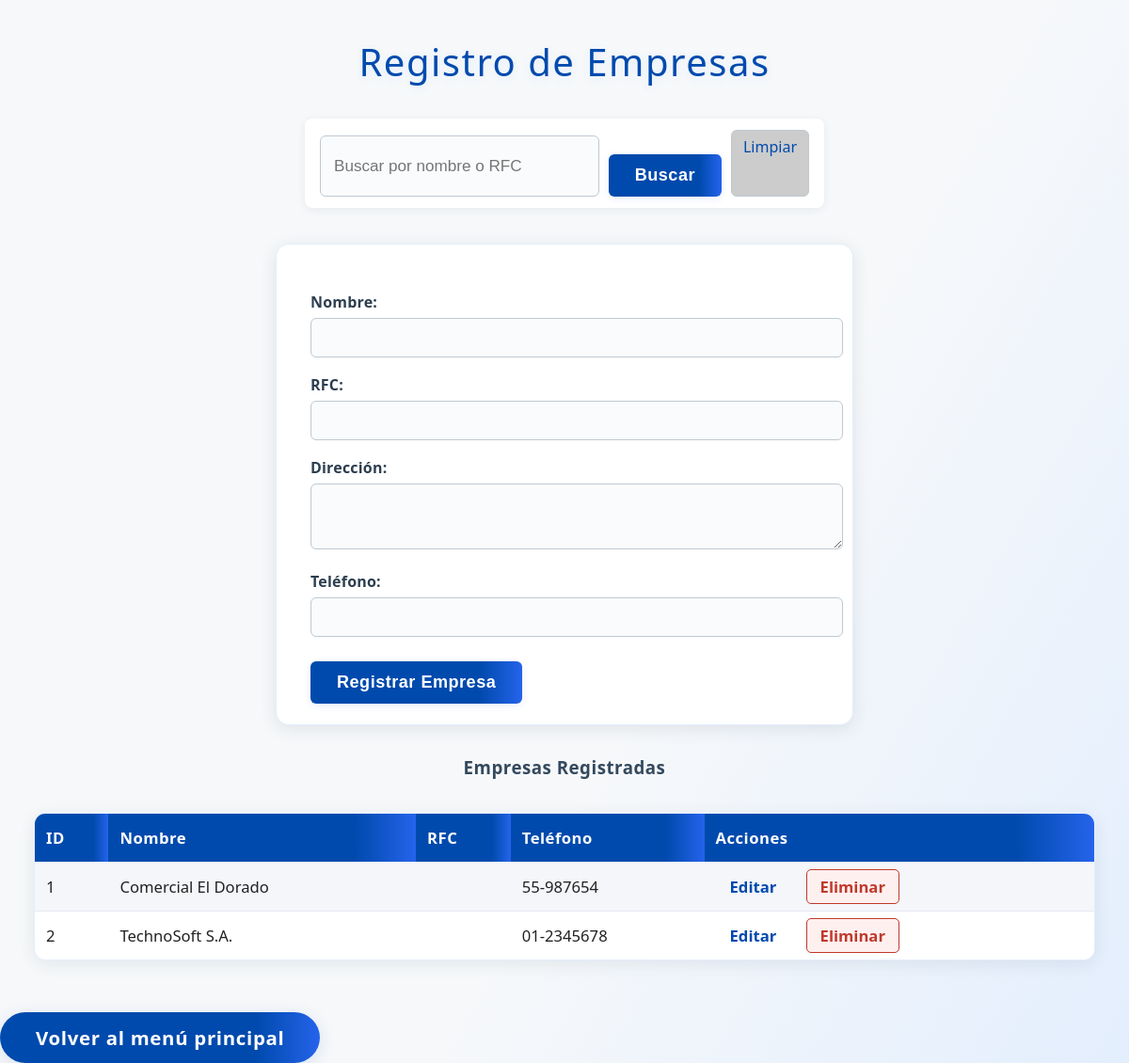
/MGBcontable/registro_empresa.php (signed in), run on the app's committed database.
### tables this page shows
CREATE TABLE empresas (
    id INT AUTO_INCREMENT PRIMARY KEY,
    nombre VARCHAR(100) NOT NULL,
    direccion TEXT,
    telefono VARCHAR(20),
    email VARCHAR(100),
    ruc VARCHAR(20),
    moneda_simbolo VARCHAR(5) DEFAULT '$',
    moneda_codigo VARCHAR(3) DEFAULT 'MXN',
    moneda_nombre VARCHAR(50) DEFAULT 'Peso Mexicano',
    fecha_registro TIMESTAMP DEFAULT CURRENT_TIMESTAMP,
    activo TINYINT(1) DEFAULT 1
);

### MGBcontable/registro_empresa.php (the view, shortened to what this page needs)
<?php
include 'php/conexion.php';
$filtro = "";
$edit = false;
$empresa_edit = null;
$empresas = $conn->query("SELECT * FROM empresas $filtro ORDER BY nombre");
?>
<!DOCTYPE html>
<html lang="es">
<head>
    <link rel="stylesheet" href="css/styles.css">
</head>
<body>
    <h2>Registro de Empresas</h2>
    <form class="buscar-form" method="get" action="registro_empresa.php">
        <input type="text" name="buscar" placeholder="Buscar por nombre o RFC" value="<?= isset($_GET['buscar']) ? htmlspecialchars($_GET['buscar']) : '' ?>">
        <button type="submit">Buscar</button>
        <a href="registro_empresa.php" style="padding: 6px 12px; background: #ccc; text-decoration: none;">Limpiar</a>
    </form>
    <form method="post" onsubmit="return validarEmpresa();">
        <label>Nombre:
            <input type="text" name="nombre" id="nombre" required value="<?= $edit && $empresa_edit ? htmlspecialchars($empresa_edit['nombre']) : '' ?>">
        </label>
        <label>RFC:
            <input type="text" name="rfc" value="<?= $edit && $empresa_edit ? htmlspecialchars($empresa_edit['rfc']) : '' ?>">
        </label>
        <label>Dirección:
            <textarea name="direccion" rows="3"><?= $edit && $empresa_edit ? htmlspecialchars($empresa_edit['direccion']) : '' ?></textarea>
        </label>
        <label>Teléfono:
            <input type="text" name="telefono" value="<?= $edit && $empresa_edit ? htmlspecialchars($empresa_edit['telefono']) : '' ?>">
        </label>
        <button type="submit"><?= $edit ? 'Actualizar Empresa' : 'Registrar Empresa' ?></button>
    </form>
    <h3>Empresas Registradas</h3>
    <table>
        <tr>
            <th>ID</th>
            <th>Nombre</th>
            <th>RFC</th>
            <th>Teléfono</th>
            <th>Acciones</th>
        </tr>
        <?php while($row = $empresas->fetch_assoc()): ?>
        <tr>
            <td><?= $row['id'] ?></td>
            <td><?= htmlspecialchars($row['nombre']) ?></td>
            <td><?= htmlspecialchars($row['rfc']) ?></td>
            <td><?= htmlspecialchars($row['telefono']) ?></td>
            <td class="acciones">
                <a href="registro_empresa.php?editar=<?= $row['id'] ?>">Editar</a>
                <a href="registro_empresa.php?eliminar=<?= $row['id'] ?>" onclick="return confirmarEliminacion();">Eliminar</a>
            </td>
        </tr>
        <?php endwhile; ?>
    </table>
    <p><a href="index.php" class="volver-btn">Volver al menú principal</a></p>
</body>
</html>

### MGBcontable/css/styles.css (style rules this page uses)
body { font-family: 'Segoe UI', Arial, sans-serif; margin: 0; padding: 0; background: #004aad; min-height: 100vh; }
h2 { color: #004aad; margin-top: 0; font-size: 1.4rem; font-weight: 500; }
p { color: #222; font-size: 1.08rem; margin-bottom: 0; }
button { padding: 12px 36px; margin-top: 22px; border: none; border-radius: 5px; background: linear-gradient(90deg, #004aad 70%, #1976d2 100%); color: #fff; font-size: 1rem; font-weight: 500; cursor: pointer; box-shadow: 0 2px 8px #004aad22; transition: background 0.2s, transform 0.1s; }

### MGBcontable/registro_empresa.php (style rules this page uses)
body { font-family: 'Segoe UI', Arial, sans-serif; background: linear-gradient(120deg, #f6f8fa 60%, #e3eefd 100%); color: #222; margin: 0; padding: 0; min-height: 100vh; }
h2 { text-align: center; margin-top: 38px; font-size: 2.5em; letter-spacing: 1.5px; color: #004aad; text-shadow: 0 2px 8px #e3eefd; }
h3 { text-align: center; margin-top: 32px; color: #34495e; font-weight: 600; letter-spacing: 0.5px; }
.buscar-form { max-width: 520px; margin: 0 auto 28px auto; display: flex; gap: 10px; background: #fff; border-radius: 8px; box-shadow: 0 2px 10px rgba(44,62,80,0.07); padding: 12px 16px; }
.buscar-form input { flex: 1; padding: 9px 14px; border-radius: 6px; border: 1.5px solid #bfc9d1; font-size: 1.07em; background: #f9fbfc; color: #222; transition: border 0.2s, box-shadow 0.2s; }
.buscar-form button { padding: 9px 22px; background: linear-gradient(90deg, #004aad 80%, #2563eb 100%); color: #fff; border: none; border-radius: 6px; font-size: 1.07em; font-weight: 600; cursor: pointer; transition: background 0.2s, box-shadow 0.2s; box-shadow: 0 2px 6px rgba(0,74,173,0.08); }
.buscar-form a { padding: 9px 18px; background: #e3eefd; color: #004aad; border-radius: 6px; text-decoration: none; font-weight: 500; border: 1.5px solid #bfc9d1; transition: background 0.2s, color 0.2s, border 0.2s; }
form[method="post"] { background: #fff; max-width: 540px; margin: 38px auto 28px auto; padding: 32px 36px 22px 36px; border-radius: 14px; box-shadow: 0 4px 18px rgba(44,62,80,0.11); border: 1.5px solid #e3eefd; }
label { display: block; margin-top: 18px; font-weight: 600; color: #2c3e50; letter-spacing: 0.2px; }
input, textarea { width: 100%; padding: 10px 12px; margin-top: 6px; border-radius: 6px; border: 1.5px solid #bfc9d1; font-size: 1.07em; background: #f9fbfc; color: #222; transition: border 0.2s, box-shadow 0.2s; }
button[type="submit"] { margin-top: 26px; padding: 12px 28px; background: linear-gradient(90deg, #004aad 80%, #2563eb 100%); color: #fff; border: none; border-radius: 6px; font-size: 1.13em; font-weight: 700; cursor: pointer; transition: background 0.2s, box-shadow 0.2s; box-shadow: 0 2px 8px rgba(0,74,173,0.09); letter-spacing: 0.5px; }
table { border-collapse: separate; border-spacing: 0; width: 94%; margin: 36px auto 0 auto; background: #fff; box-shadow: 0 4px 18px rgba(44,62,80,0.09); border-radius: 12px; overflow: hidden; border: 1.5px solid #e3eefd; }
th, td { padding: 14px 12px; border-bottom: 1.5px solid #e5e9f2; text-align: left; font-size: 1.04em; }
th { background: linear-gradient(90deg, #004aad 80%, #2563eb 100%); color: #fff; font-weight: 700; letter-spacing: 0.5px; }
tr:last-child td { border-bottom: none; }
tr:nth-child(even) td { background: #f4f6fa; }
.acciones a { margin-right: 12px; color: #004aad; font-weight: 600; text-decoration: none; padding: 6px 14px; border-radius: 5px; border: 1.5px solid transparent; transition: background 0.2s, color 0.2s, border 0.2s; }
.acciones a:last-child { color: #c0392b; border: 1.5px solid #c0392b; background: #fff0f0; }
.volver-btn { display: inline-block; margin: 38px auto 0 auto; padding: 13px 38px; background: linear-gradient(90deg, #004aad 80%, #2563eb 100%); color: #fff; border: none; border-radius: 32px; font-size: 1.18em; font-weight: 700; text-align: center; text-decoration: none; box-shadow: 0 4px 18px rgba(0,74,173,0.13); letter-spacing: 0.7px; transition: background 0.2s, box-shadow 0.2s, color 0.2s; }
p a.volver-btn { margin: 38px auto 0 auto; }

### data on the page
empresas: id "1", nombre "Comercial El Dorado", telefono "55-987654"
empresas: id "2", nombre "TechnoSoft S.A.", telefono "01-2345678"
